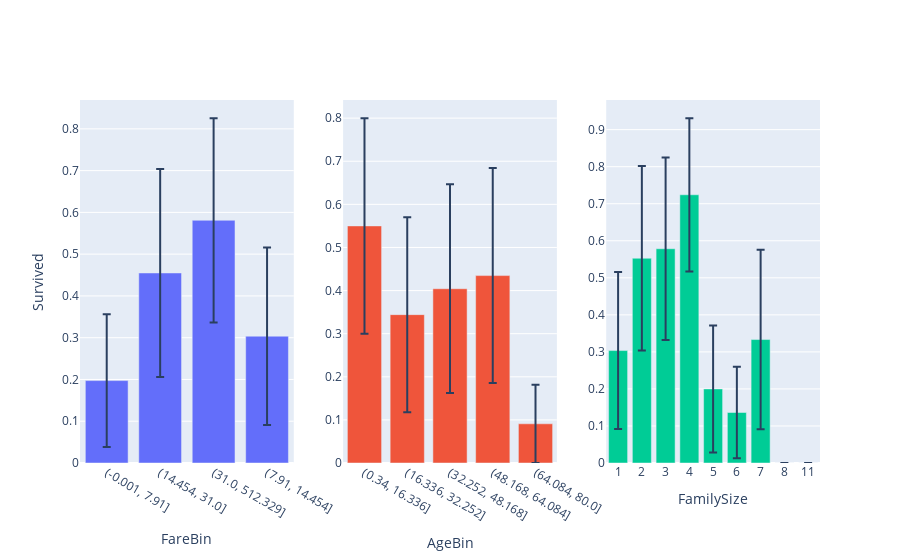

The notebook cell this image was saved under:
### Code cell
point_cols = ['FareBin', 'AgeBin', 'FamilySize']
# point_cols = ['FamilySize']

mc_df_bar(data_test, point_cols, 'Survived')

### Figure 1 — Plotly figure (JSON) as saved in the notebook; plotly's stock layout.template omitted (floating-point values rounded to 4 significant figures)
{"data": [{"error_y": {"array": [0.1591, 0.2491, 0.2445, 0.2124], "type": "data"}, "showlegend": false, "type": "bar", "x": ["(-0.001, 7.91]", "(14.454, 31.0]", "(31.0, 512.329]", "(7.91, 14.454]"], "xaxis": "x", "y": [0.1973, 0.455, 0.5811, 0.3036], "yaxis": "y"}, {"error_y": {"array": [0.25, 0.2261, 0.2421, 0.2494, 0.09091], "type": "data"}, "showlegend": false, "type": "bar", "x": ["(0.34, 16.336]", "(16.336, 32.252]", "(32.252, 48.168]", "(48.168, 64.084]", "(64.084, 80.0]"], "xaxis": "x2", "y": [0.55, 0.3442, 0.4043, 0.4348, 0.09091], "yaxis": "y2"}, {"error_y": {"array": [0.2118, 0.2488, 0.2463, 0.2069, 0.1714, 0.1234, 0.2424, 0, 0], "type": "data"}, "showlegend": false, "type": "bar", "x": ["1", "2", "3", "4", "5", "6", "7", "8", "11"], "xaxis": "x3", "y": [0.3035, 0.5528, 0.5784, 0.7241, 0.2, 0.1364, 0.3333, 0, 0], "yaxis": "y3"}], "layout": {"xaxis": {"anchor": "y", "domain": [0, 0.2889], "title": {"text": "FareBin"}}, "xaxis2": {"anchor": "y2", "domain": [0.3556, 0.6444], "title": {"text": "AgeBin"}}, "xaxis3": {"anchor": "y3", "domain": [0.7111, 1], "title": {"text": "FamilySize"}}, "yaxis": {"anchor": "x", "domain": [0, 1], "title": {"text": "Survived"}}, "yaxis2": {"anchor": "x2", "domain": [0, 1]}, "yaxis3": {"anchor": "x3", "domain": [0, 1]}}}
